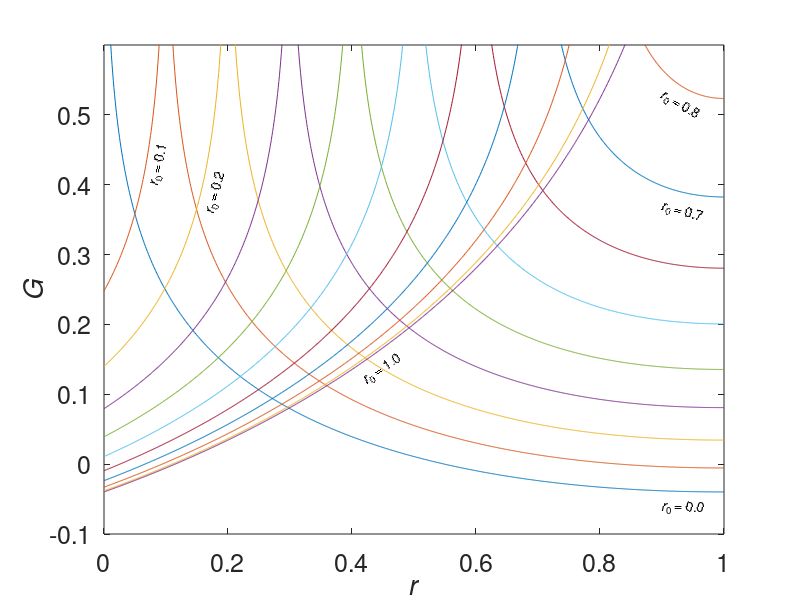

This figure's MATLAB source: (Note: this script raises an error after producing the figure.)
%FIG36   Script for plotting Figure 3.6
%        Green's function for a unit circle, theta = 0

%Kai Borre April 17, 1998
%Copyright (c) by Kai Borre
%$Revision: 1.0 $  $Date: 2000/12/16 $

r = 0:.001:1;
G = [];
for r0 = 0:.1:1
   g = -(log(r0.^2+r.^2-2.*r.*r0+eps)+log(r.^2.*r0.^2+1-2.*r.*r0+eps)...
           -r.^2-r0.^2+3/2)/(4*pi);
   G = [G g'];  
end

plot(r,G)
axis([0 1 -0.1 0.6])
ylabel('\itG','Fontsize',18)
xlabel('\itr','Fontsize',18)
%right curve branches
text(.9,.53,'\itr\rm_0 = 0.8','Rotation',-30)
text(.9,.37,'\itr\rm_0 = 0.7','rotation',-15)
text(.9,-.06,'\itr\rm_0 = 0.0','Rotation',-2)
%left curve branches
text(.08,.4,'\itr\rm_0 = 0.1','rotation',78)
text(.17,.36,'\itr\rm_0 = 0.2','rotation',75)
text(.42,.12,'\itr\rm_0 = 1.0','rotation',34)
set(gca,'FontSize',18)
print -deps fig36
s%%%%%%%%%%%%%%%%% end fig36.m %%%%%%%%%%%%%